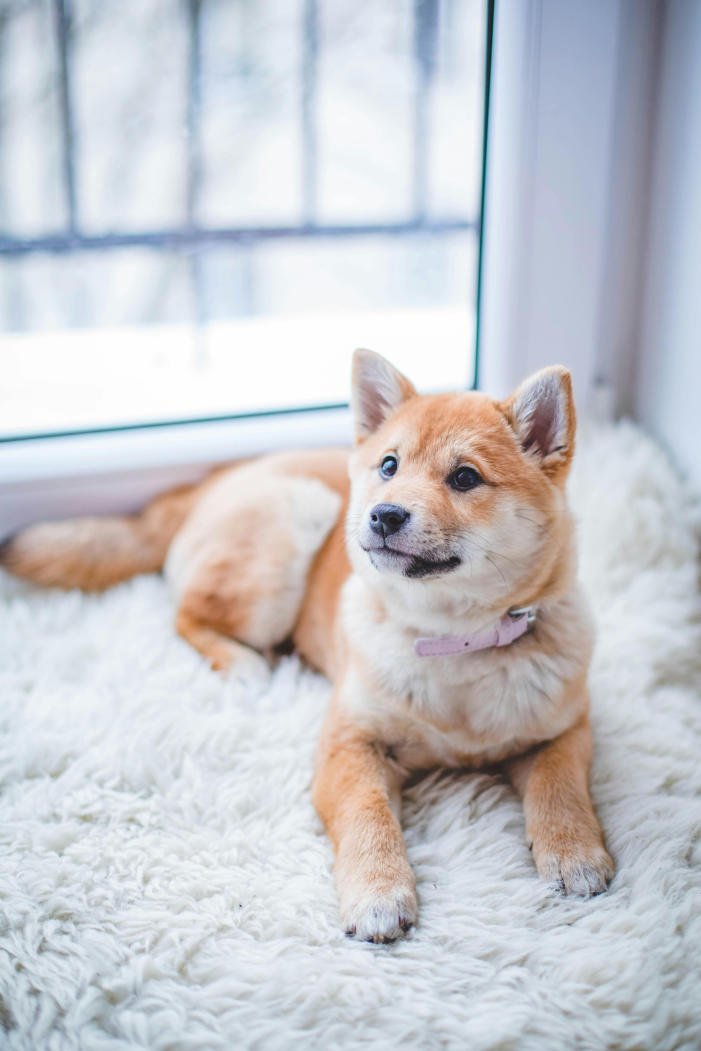
#> input picture Notes/vlm_app/imgs/dog1.jpg, 4204 x 6306 px, found by its file name (shown at 1/6 size)
$ jupyter execute --allow-errors cv.ipynb   (shell and % lines are left out)   (older library calls are emulated)
#> lines starting #> are read from the running program, lines starting #| are printed output that depends on the picture; after the words box and inside, x2 and y2 are one past the last pixel; in counts of white or black regions, pixels touching at a corner belong together
[cell 1]
import cv2
import numpy as np
from matplotlib import pyplot as plt

print("OpenCV version: " + cv2.__version__)

[cell 2]
from PIL import Image
from urllib.request import urlretrieve
from os import remove

def load_image(url):
#> called with url = 'https://i.ibb.co/Z6L3q4j/dog1.jpg'
    if url.startswith('http'): # if url is a link
        urlretrieve(url, 'temp.jpg') # download the image
        img = cv2.imread('temp.jpg') # read the image
#> img is the input picture: shape (6306, 4204, 3); mean B, G, R 205.5, 200.6, 199.4
        remove('temp.jpg') # remove the image

    else:
        img = cv2.imread(url) # read the image
    return img

img = load_image('https://i.ibb.co/Z6L3q4j/dog1.jpg') # url of the image
img.shape # shape of the image (height, width, channels)
#> Out = (6306, 4204, 3)

[cell 3]
# red intensity of the pixel at (0, 0)
print(img[0, 0, 2])
#| 145
# green intensity of the pixel at (0, 0)
print(img[0, 0, 1])
#| 163
# blue intensity of the pixel at (0, 0)
print(img[0, 0, 0])
#| 183
# OpenCV uses BGR instead of RGB

[cell 4]
# matplotlib uses RGB, while imshow is a OpenCV function which uses BGR
plt.imshow(img) # display the image

[cell 5]
plt.imshow(cv2.cvtColor(img, cv2.COLOR_BGR2RGB)) # display the image

[cell 6]
# Resize the image
down_scale_width = 400
down_scale_height = 600
down_scale_tuple = (down_scale_width, down_scale_height)

img_resized = cv2.resize(img, down_scale_tuple, interpolation=cv2.INTER_LINEAR)
# interpolation=cv2.INTER_LINEAR is the default interpolation method, is mathematical method to estimate the pixel values in the resized image
cv2.imshow('Resized Image', img_resized)
plt.imshow(cv2.cvtColor(img_resized, cv2.COLOR_BGR2RGB))

[cell 7]
scale = 0.5
width_resized = int(img.shape[1] * scale)
#> width_resized = 2102
height_resized = int(img.shape[0] * scale)
#> height_resized = 3153
resized_tuple = (width_resized, height_resized)
#> resized_tuple = (2102, 3153)

img_rescaled = cv2.resize(img, resized_tuple, interpolation=cv2.INTER_LINEAR)
plt.imshow(cv2.cvtColor(img_rescaled, cv2.COLOR_BGR2RGB))

[cell 8]
# Brightness control
alpha = 1.15 # Contrast control (1.0-3.0)
beta = 1.5 # Brightness control (0-100)
adjusted = cv2.convertScaleAbs(img, alpha=alpha, beta=beta)
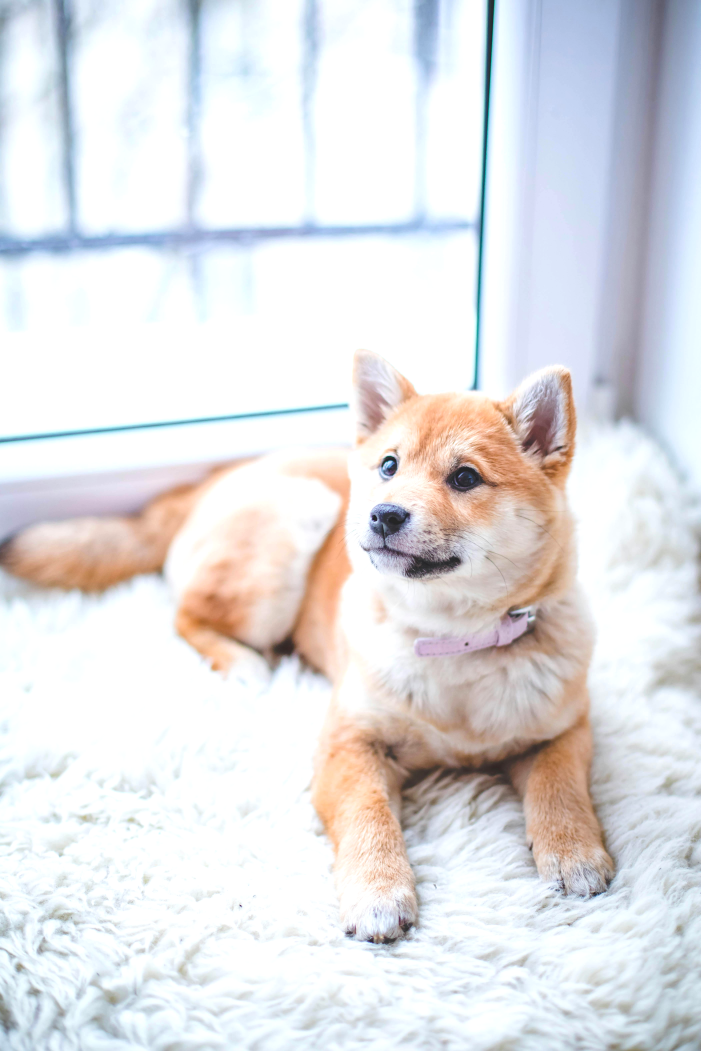
#> adjusted: shape (6306, 4204, 3) (shown at 1/6 size); mean B, G, R 228.1, 225.7, 225.9

plt.imshow(cv2.cvtColor(adjusted, cv2.COLOR_BGR2RGB))

[cell 9]
# blur the image
kernel_size = 15
img_blurred = cv2.GaussianBlur(img_resized, (kernel_size, kernel_size), 0) # bigger kernel_size means more blur
plt.imshow(cv2.cvtColor(img_blurred, cv2.COLOR_BGR2RGB))

[cell 10]
import cv2
# Grayscale
img_gray = cv2.cvtColor(img_resized, cv2.COLOR_BGR2GRAY)
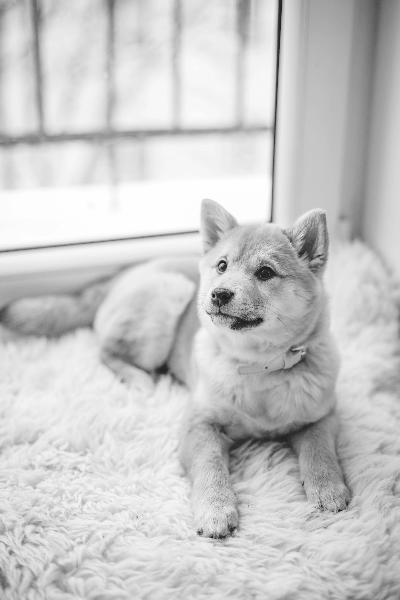
#> img_gray: shape (600, 400); min 26, max 255, mean 200.7
plt.imshow(img_gray, cmap='gray')
print(img_gray.shape) # shape of the grayscale image is 600x400 and not 600x400x3 as there is only one channel
#| (600, 400)

[cell 11]
import cv2 as cv
# Edge detection
gx = cv.Sobel(img_gray, cv2.CV_64F, 1, 0, ksize=5) # horizontal edge detection
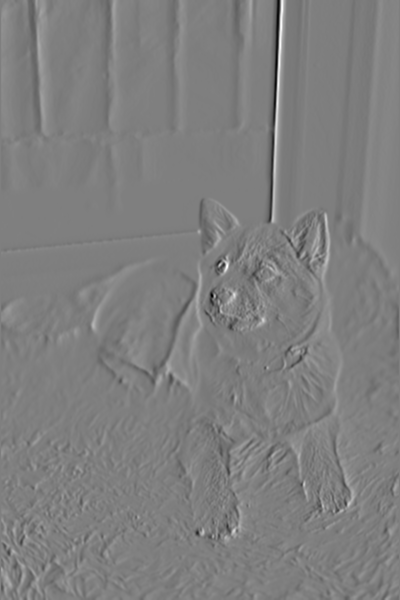
#> gx: shape (600, 400) float64; min -7523, max 7555, mean -3.3; drawn with min black and max white
# cv2.CV_64F is the datatype of the output image, contents: img_gray, datatye, dx=1, dy=0, kernel_size=5
gy = cv.Sobel(img_gray, cv2.CV_64F, 0, 1, ksize=5) # vertical edge detection
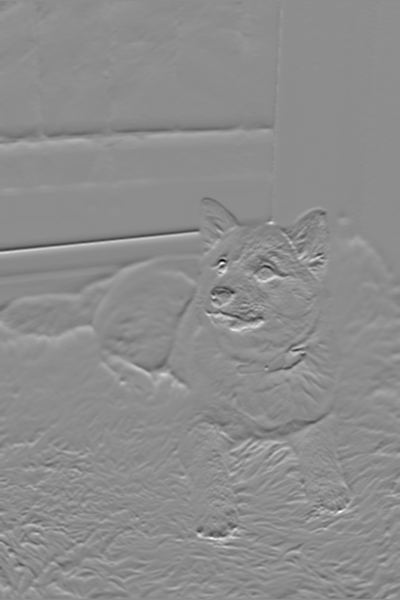
#> gy: shape (600, 400) float64; min -8340, max 6739, mean 1.9; drawn with min black and max white

plt.imshow(gx, cmap='gray')
plt.show()

[cell 12]
import cv2 as cv
# Edge detection
gx = cv.Sobel(img_gray, cv2.CV_32F, 1, 0, ksize=5) # horizontal edge detection
# cv2.CV_64F is the datatype of the output image, contents: img_gray, datatye, dx=1, dy=0, kernel_size=5
gy = cv.Sobel(img_gray, cv2.CV_32F, 0, 1, ksize=5) # vertical edge detection

plt.imshow(gx, cmap='gray')
plt.show()

[cell 13]
# Histogram equalization
# Histogram of the image is taken and the color intensities are distributed evenly, so that image has more whites and blacks rather than gray
img_gray_eq = cv2.equalizeHist(img_gray)
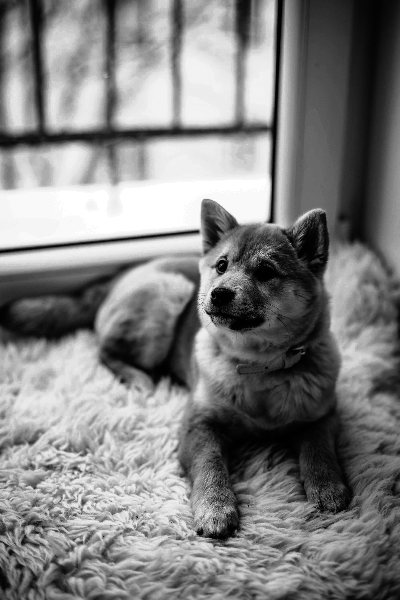
#> img_gray_eq: shape (600, 400); min 0, max 255, mean 128.8
plt.imshow(img_gray_eq, cmap='gray')
plt.show()
# Histogram equalization is used to enhance the contrast of the image

[cell 14]
# Binary thresholding
_, binary_img = cv2.threshold(img_gray, 127, 255, cv2.THRESH_BINARY)
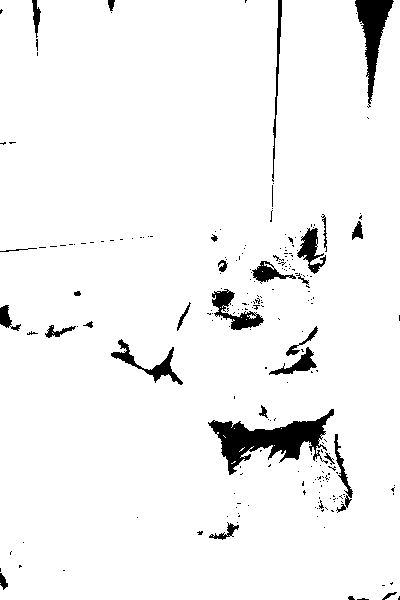
#> binary_img: shape (600, 400); 95.5% white; 229 black regions (198 under 20 px), largest, box (x1, y1, x2, y2) and area: (208, 409, 334, 475) 3199, (355, 0, 394, 108) 1594, (212, 289, 264, 330) 769
# All pixels <= 127 = 0; others = 255
# Display the binary image
plt.imshow(binary_img, cmap='gray')
plt.show()

[cell 15]
green_img = img_resized[:, :, 1].copy()
plt.imshow( green_img, cmap="Greens")
plt.show()

[cell 16]
b, g, r = cv2.split(img_resized)
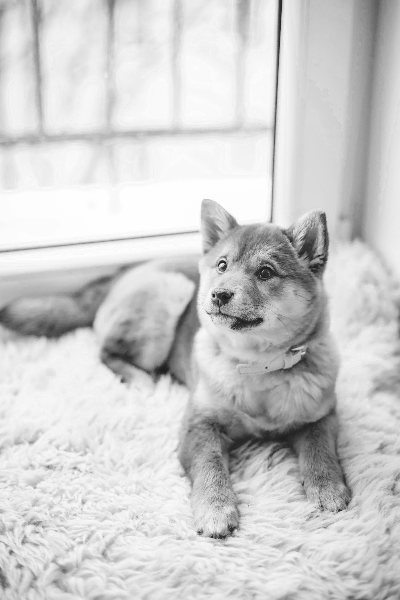
#> b: shape (600, 400); min 26, max 255, mean 205.4
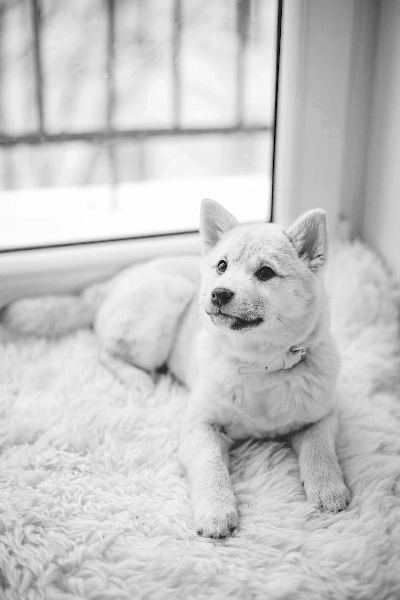
#> r: shape (600, 400); min 0, max 255, mean 199.4
green_img = cv2.merge([b * 0, g, r * 0])
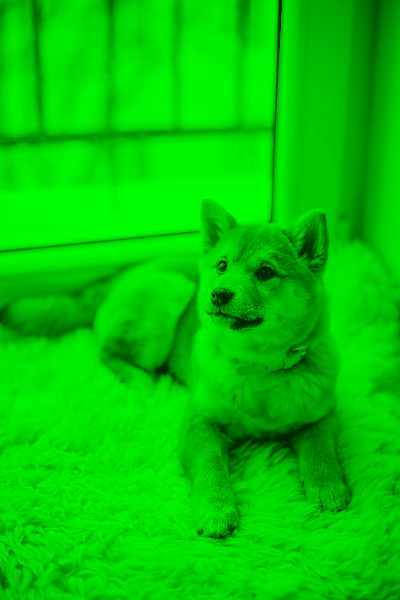
#> green_img: shape (600, 400, 3); mean B, G, R 0, 200.5, 0
alpha = 1 # Contrast control (1.0-3.0)
beta = 50 # Brightness control (0-100)
adjusted = cv2.convertScaleAbs(green_img, alpha=alpha, beta=beta)
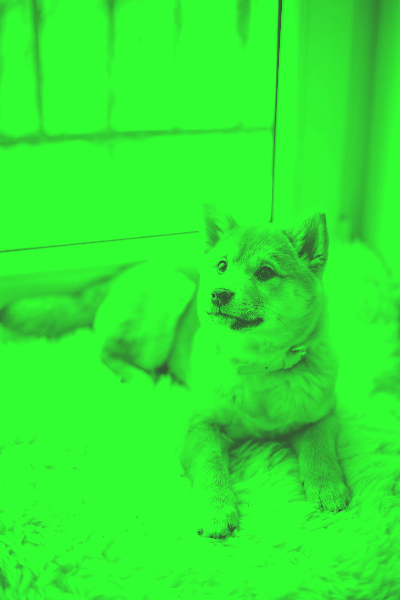
#> adjusted: shape (600, 400, 3); mean B, G, R 50, 237.6, 50
# Display the image with only the green channel
plt.imshow(cv2.cvtColor(adjusted, cv2.COLOR_BGR2RGB))
plt.show()

[cell 17]
import torch
import torchvision
from torchvision.transforms import functional as F
from torchvision import transforms
from PIL import Image
import matplotlib.pyplot as plt
from torchinfo import summary
import urllib

[cell 18]
# Load the pretrained SSD300 VGG16 model
weights = torchvision.models.detection.SSD300_VGG16_Weights.DEFAULT # default weights
#> (the rest of this cell did not finish here and is left out)

[cell 19]
from urllib.request import urlretrieve
from os import remove

def load_image(url):
    if url.startswith('http'): # if url is a link
        urlretrieve(url, 'temp.jpg') # download the image
        img = Image.open('temp.jpg').convert("RGB") # read the image
        remove('temp.jpg') # remove the image

    else:
        img = Image.open(url).convert("RGB") # read the image
    return img

image = load_image('https://i.ibb.co/Z6L3q4j/dog1.jpg') # url of the image

[cell 20]
## Preprocess the image
from PIL import Image
from torchvision import transforms
from urllib.request import urlretrieve
import matplotlib.pyplot as plt

# Function to load an image from a URL or local path
def load_image(url):
    filename = 'temp.jpg' if url.startswith('http') else url
    if url.startswith('http'):
        urlretrieve(url, filename)
    img = Image.open(filename).convert("RGB")
    if url.startswith('http'):
        remove(filename)
    return img

# Load the image
image = load_image('https://i.ibb.co/Z6L3q4j/dog1.jpg')

# Define the preprocessing transforms
#> (the rest of this cell did not finish here and is left out)

[cell 21]
#label encoding. The model outputs a list of class indices and bounding boxes for each detected object.
# The class indices are encoded as integers, and the class labels are stored in the model's class_names attribute.
# The class_names attribute is a list of strings, where the index of each string corresponds to the class index.
id_2_label = {idx: x for idx, x in enumerate(weights.meta['categories'])}

#> (a cell that did not finish here is left out)

#> (a cell that did not finish here is left out)

[cell 24]
from PIL import Image
import torch
from transformers import CLIPProcessor, CLIPModel #Library from Hugging Face called transformers
from matplotlib import pyplot as plt
import requests

#> (a cell that did not finish here is left out)

[cell 26]
# The image we want to classify
image_url = "https://images.cocodataset.org/val2017/000000039769.jpg"
#> (the rest of this cell did not finish here and is left out)

#> (a cell that did not finish here is left out)

#> (a cell that did not finish here is left out)

[cell 29]
import requests

# The endpoint URL
url = "http://localhost:8000/od_predict"

# Example url and context
data = {
    "path_or_url": "https://i.ibb.co/Z6L3q4j/dog1.jpg",
}

# Sending a POST request
#> (the rest of this cell did not finish here and is left out)

[cell 30]
import torch
print(torch.cuda.is_available())
#> (this line was passed over: torch is not available in this run)
print(torch.cuda.device_count())
#> (this line was passed over: torch is not available in this run)

$ run again, with Notes/vlm_app/imgs/motocycle_with_cars.png saved as Notes/vlm_app/imgs/dog1.jpg
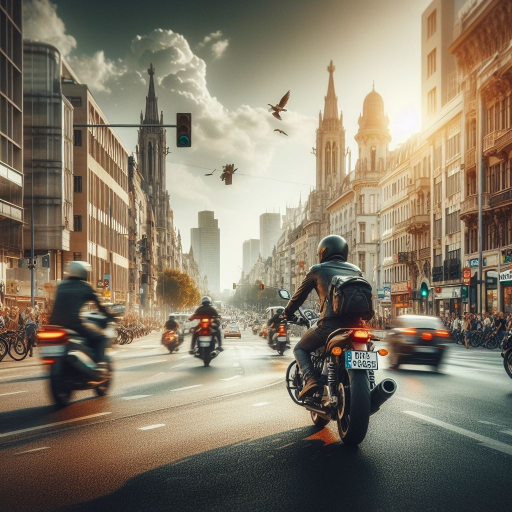
#> input picture Notes/vlm_app/imgs/motocycle_with_cars.png, 1024 x 1024 px, found by its file name (shown at 1/2 size)
#> in load_image, img is the input picture: shape (1024, 1024, 3); mean B, G, R 105.2, 123.5, 133.8
#| 42
#| 46
#| 45
#| (600, 400)
#> `_, binary_img = cv2.threshold(img_gray, 127, 255, cv2.THRESH_BINARY)`:
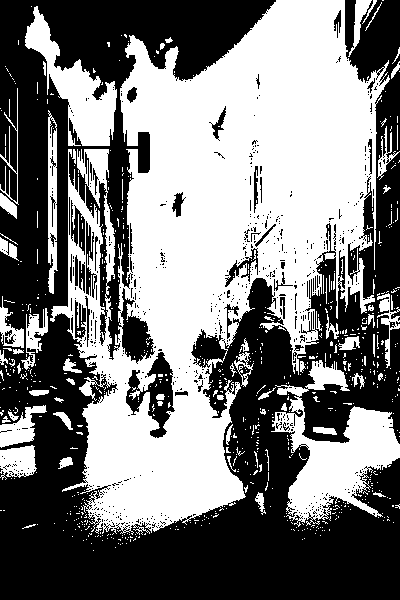
#> binary_img: shape (600, 400); 48.3% white; 705 white regions (636 under 20 px), largest, box (x1, y1, x2, y2) and area: (50, 0, 390, 535) 91403, (271, 360, 400, 527) 8688, (25, 6, 117, 146) 4563
#> `adjusted = cv2.convertScaleAbs(green_img, alpha=alpha, beta=beta)`:
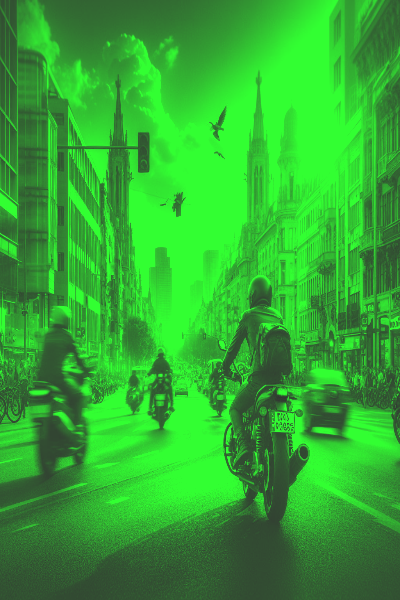
#> adjusted: shape (600, 400, 3); mean B, G, R 50, 170.6, 50
